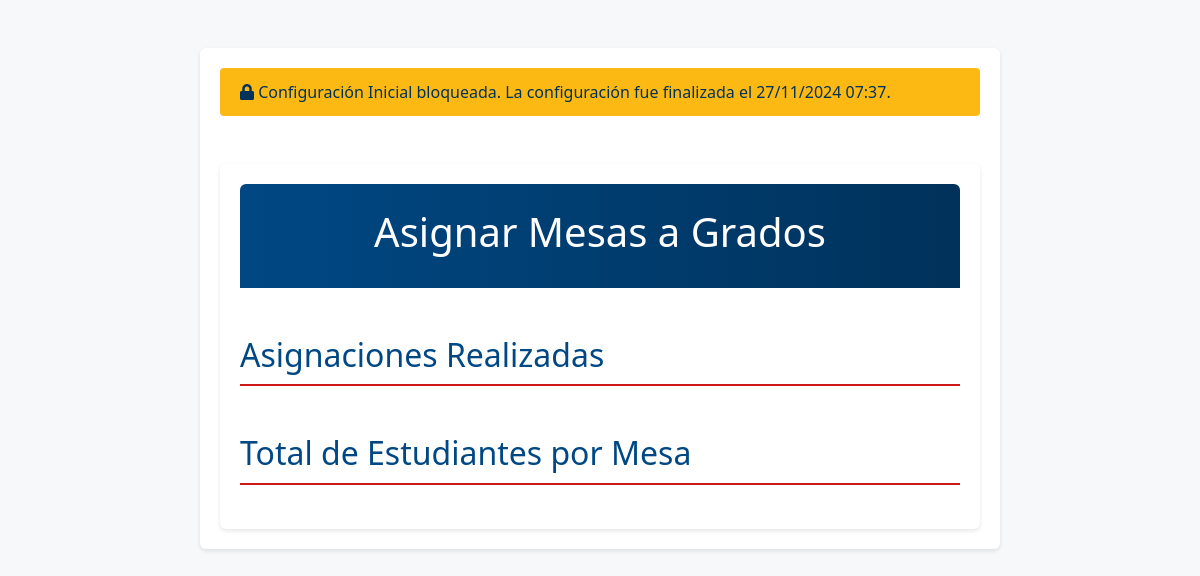
The app's page /asignar_mesas, older data.
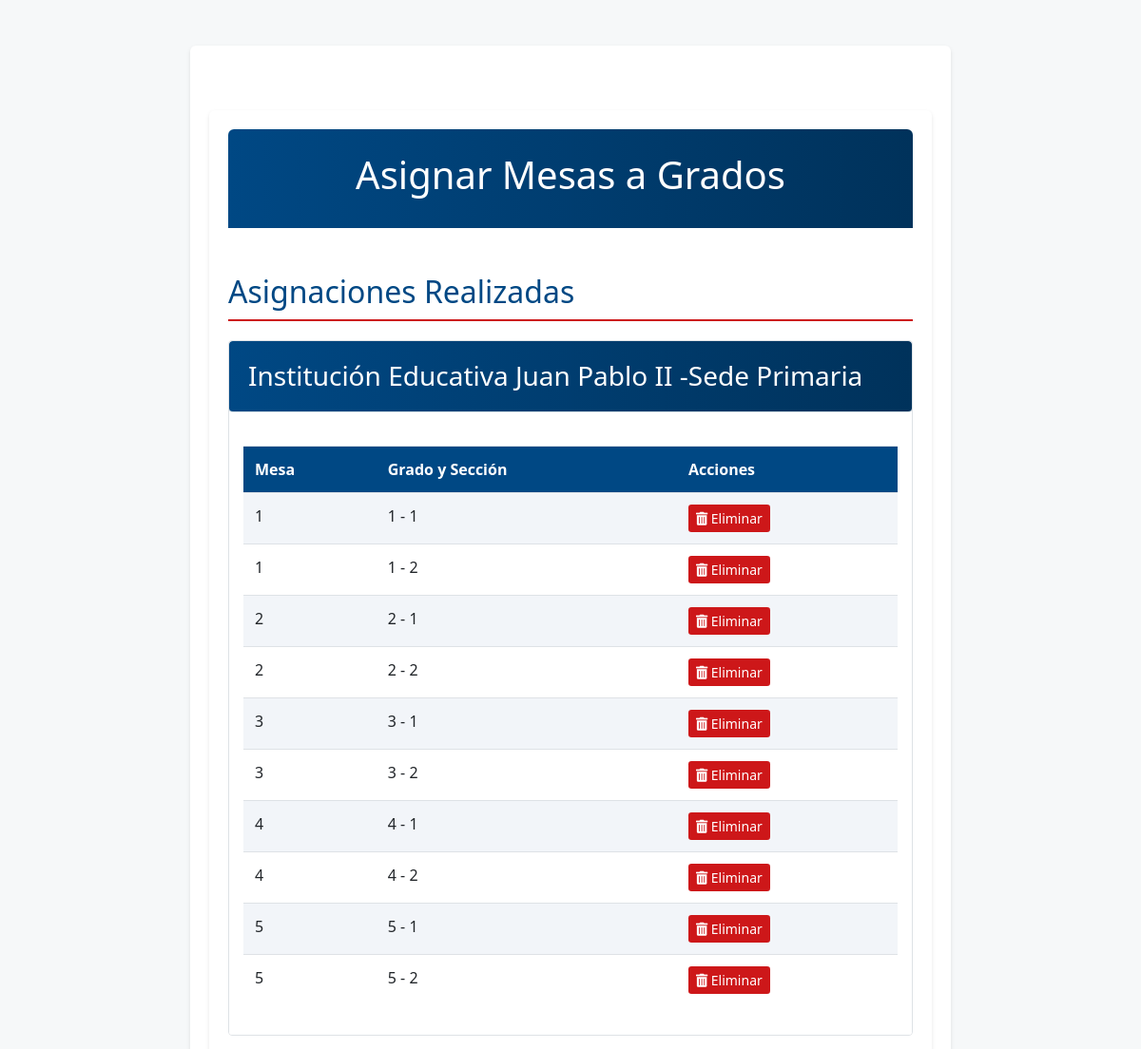
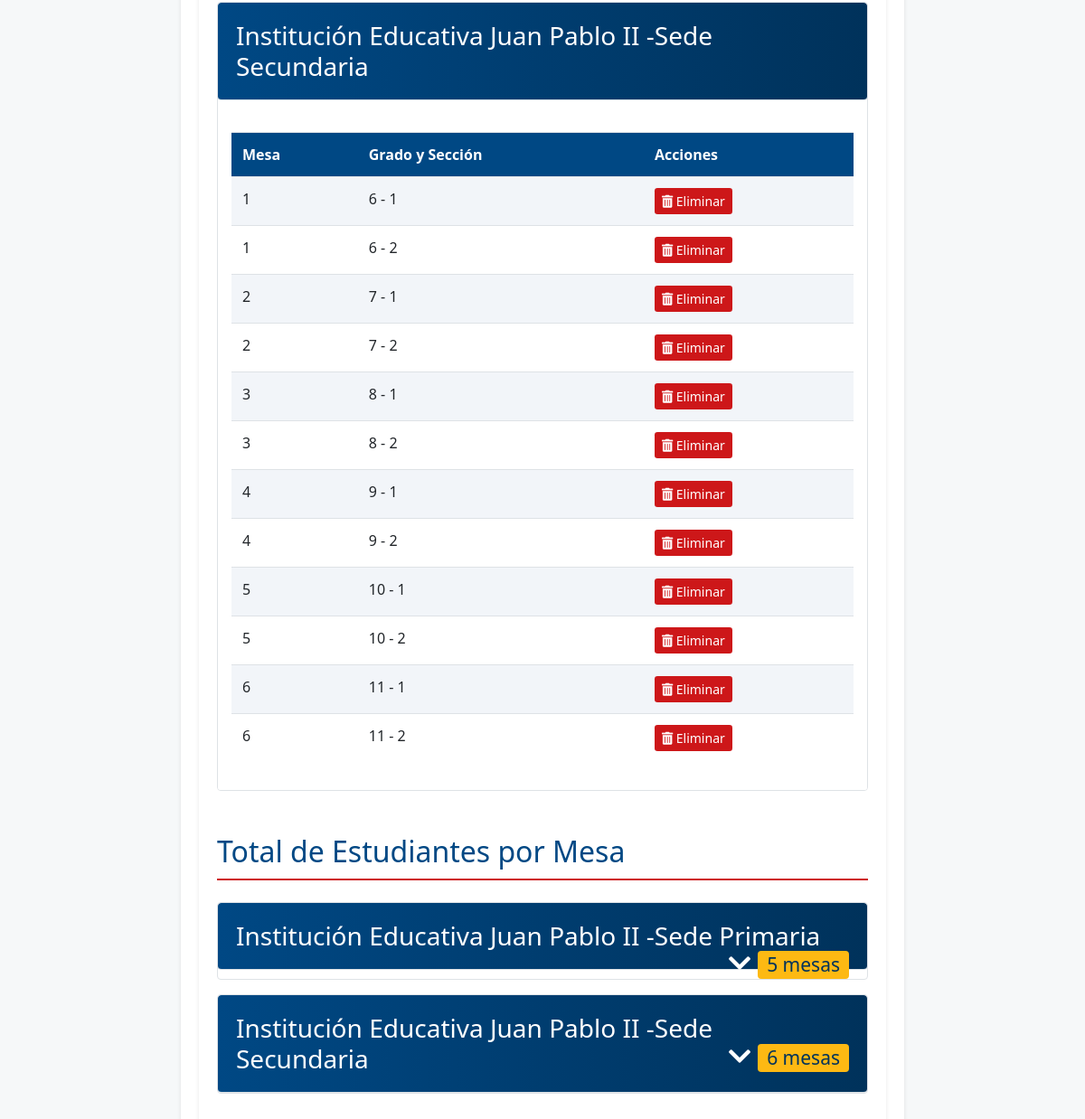
The same page, newer data (2 pictures, top to bottom).
### models.py (models this page shows)
class Sede(db.Model):
    id = db.Column(db.Integer, primary_key=True)
    nombre = db.Column(db.String(100), nullable=False)
    direccion = db.Column(db.String(200), nullable=False)
    estudiantes = db.relationship('Estudiante', back_populates='sede')
    mesas = db.relationship('Mesa', back_populates='sede', cascade='all, delete-orphan')
    asignaciones = db.relationship('AsignacionMesa', back_populates='sede')

class AsignacionMesa(db.Model):
    id = db.Column(db.Integer, primary_key=True)
    grado = db.Column(db.String(20), nullable=False)
    seccion = db.Column(db.String(10), nullable=False)
    mesa_numero = db.Column(db.String(20), nullable=False)
    sede_id = db.Column(db.Integer, db.ForeignKey('sede.id'), nullable=False)
    mesa_id = db.Column(db.Integer, db.ForeignKey('mesa.id'), nullable=False)
    sede = db.relationship('Sede', back_populates='asignaciones')
    mesa = db.relationship('Mesa', back_populates='asignaciones')

### routes/asignar_mesa_routes.py (the view, shortened to what this page needs)
@asignar_mesa_bp.route('/asignar_mesas', methods=['GET', 'POST'])
@verificar_acceso_ruta('asignar_mesa.asignar_mesas')
def asignar_mesas():
    grados_asignados = db.session.query(
        AsignacionMesa.grado, AsignacionMesa.seccion, AsignacionMesa.sede_id
    ).distinct().all()
    grados_secciones = db.session.query(
        (Estudiante.grado + ' - ' + Estudiante.seccion).label('grado_seccion'),
        Estudiante.sede_id
    ).distinct().all()
    grados_secciones = [
        gs for gs in grados_secciones
        if (gs.grado_seccion.split(' - ')[0], gs.grado_seccion.split(' - ')[1], gs.sede_id) not in grados_asignados
    ]
    sedes = Sede.query.all()
    mesas = Mesa.query.all()
    sedes_con_grados = [s for s in sedes if any(gs.sede_id == s.id for gs in grados_secciones)]
    asignaciones = []
    totales_por_mesa = {}  # Diccionario para almacenar totales por mesa
    for asignacion in AsignacionMesa.query.all():
        sede = Sede.query.get(asignacion.sede_id)
        total_estudiantes = Estudiante.query.filter_by(
            grado=asignacion.grado,
            seccion=asignacion.seccion,
            sede_id=asignacion.sede_id
        ).count()
        mesa_key = f"{sede.nombre}_{asignacion.mesa_numero}"
        if mesa_key not in totales_por_mesa:
            totales_por_mesa[mesa_key] = {
                'total': 0,
                'grados': [],
                'sede_id': asignacion.sede_id,
                'mesa_numero': asignacion.mesa_numero
            }
        totales_por_mesa[mesa_key]['total'] += total_estudiantes
        totales_por_mesa[mesa_key]['grados'].append(f"{asignacion.grado} - {asignacion.seccion}")
        asignaciones.append({
            'id': asignacion.id,
            'mesa_numero': asignacion.mesa_numero,
            'grado': asignacion.grado,
            'seccion': asignacion.seccion,
            'sede_nombre': sede.nombre,
            'total_estudiantes': total_estudiantes
        })
    return render_template('asignar_mesas.html',
                         sedes=sedes,
                         mesas=mesas,
                         grados_secciones=grados_secciones,
                         sedes_con_grados=sedes_con_grados,
                         asignaciones=asignaciones,
                         totales_por_mesa=totales_por_mesa)  # Agregamos los totales por mesa

### app.py (called while the page is built)
@app.context_processor
def inject_config():
    sistema_bloqueado = EventoCalendario.sistema_bloqueado()
    config = {
        'sistema_bloqueado': sistema_bloqueado,
        'calendario_bloqueado': sistema_bloqueado,
        'fase_actual': EventoCalendario.obtener_fase_actual(),
        'configuracion_finalizada': sistema_bloqueado,
        'fecha_finalizacion': datetime.now() if sistema_bloqueado else None
    }
    return {
        'config': config,
        'config_json': json.dumps(config, default=str)
    }

@app.context_processor
def utility_processor():
    return {
        'now': datetime.now
    }

### models.py (called while the page is built)
    @classmethod
    def sistema_bloqueado(cls):
        ultimo_evento = cls.query.order_by(cls.fecha_fin.desc()).first()
        if ultimo_evento:
            return datetime.now() > ultimo_evento.fecha_fin
        return False

    @classmethod
    def obtener_fase_actual(cls):
        ahora = datetime.now()
        for fase in range(1, 4):  # Asumiendo que hay 3 fases
            eventos = cls.query.filter_by(fase=fase).all()
            if any(evento.fecha_inicio <= ahora <= evento.fecha_fin for evento in eventos):
                return fase
        return 1  # Fase por defecto

### templates/asignar_mesas.html (shortened to what this page needs)
{% extends "base.html" %}
{% block content %}
<div class="container mt-5">
    <header class="text-center py-4" style="border-radius: 6px 6px 0 0;">
        <h1>Asignar Mesas a Grados</h1>
    </header>
    <div class="mt-5">
        <h2 class="asignaciones-header" style="color: var(--primary-color)">Asignaciones Realizadas</h2>
        <div class="asignaciones-accordion">
            {% for sede in sedes %}
            <div class="asignacion-sede-card mb-3">
                <div class="asignacion-sede-header"
                    style="background: linear-gradient(to right, var(--primary-color), var(--dark-blue));">
                    <h3 class="mb-0">
                        <a href="#" class="asignacion-sede-link" data-sede="{{ sede.nombre }}"
                            style="color: var(--white-color);">
                            {{ sede.nombre }}
                        </a>
                    </h3>
                </div>
                <div class="asignacion-sede-content">
                    <table class="table table-striped asignaciones-table">
                        <thead>
                            <tr>
                                <th>Mesa</th>
                                <th>Grado y Sección</th>
                                <th>Acciones</th>
                            </tr>
                        </thead>
                        <tbody>
                            {% for asignacion in asignaciones %}
                            {% if asignacion.sede_nombre == sede.nombre %}
                            <tr>
                                <td>{{ asignacion.mesa_numero }}</td>
                                <td>{{ asignacion.grado }} - {{ asignacion.seccion }}</td>
                                <td>
                                    <button type="button" class="btn btn-danger btn-sm btn-eliminar-asignacion"
                                        data-id="{{ asignacion.id }}">
                                        <i class="fas fa-trash-alt"></i> Eliminar
                                    </button>
                                </td>
                            </tr>
                            {% endif %}
                            {% endfor %}
                        </tbody>
                    </table>
                </div>
            </div>
            {% endfor %}
        </div>
        <h2 class="resumen-header mt-5 mb-4" style="color: var(--primary-color)">
            Total de Estudiantes por Mesa
        </h2>
        <div class="resumen-accordion">
            {% for sede in sedes %}
            <div class="resumen-sede-card mb-3">
                <div class="resumen-sede-header"
                    style="background: linear-gradient(to right, var(--primary-color), var(--dark-blue));">
                    <h3 class="mb-0">
                        <a href="#" class="resumen-sede-link" data-sede="{{ sede.nombre }}"
                            style="color: var(--white-color);">
                            {{ sede.nombre }}
                            <span class="badge float-right"
                                style="background-color: var(--highlight-color); color: var(--dark-blue);">
                                {{ mesas|selectattr('sede_id', 'equalto', sede.id)|list|length }} mesas
                            </span>
                            <i class="fas fa-chevron-down float-right mr-2"></i>
                        </a>
                    </h3>
                </div>
                                        {% set total_sede = namespace(count=0) %}
                                        {% for key, info in totales_por_mesa.items() %}
                                        {% if key.startswith(sede.nombre + '_') %}
                                        {% set total_sede.count = total_sede.count + info.total %}
                                        {% endif %}
                                        {% endfor %}
            </div>
            {% endfor %}
        </div>
    </div>
</div>
{% endblock %}

### templates/base.html (shortened to what this page needs)
<!DOCTYPE html>
<html lang="es">
<head>
    <link rel="stylesheet" href="https://stackpath.bootstrapcdn.com/bootstrap/4.3.1/css/bootstrap.min.css">
    <link rel="stylesheet" href="https://cdnjs.cloudflare.com/ajax/libs/toastr.js/latest/toastr.min.css">
    <link rel="stylesheet" href="https://cdnjs.cloudflare.com/ajax/libs/font-awesome/5.15.4/css/all.min.css">
    <link rel="stylesheet" href="{{ url_for('static', filename='css/main.css') }}">
</head>
<body>
    <div class="container mt-5">
        {% if config.configuracion_finalizada and request.endpoint != 'calendario.calendario_electoral' %}
        <div class="alert alert-warning" id="sistema-bloqueado-alert">
            <i class="fas fa-lock"></i> Configuración Inicial bloqueada.
            {% if config.fecha_finalizacion %}
            La configuración fue finalizada el {{ config.fecha_finalizacion.strftime('%d/%m/%Y %H:%M') }}.
            {% endif %}
        </div>
        {% endif %}
        {% block content %}{% endblock %}
    </div>
</body>
</html>

### static/css/main.css (style rules this page uses)
:root { --primary-color: #004884; --secondary-color: #CD1719; --background-color: #F6F8F9; --text-color: #4B4B4B; --white-color: #FFFFFF; --highlight-color: #FDB913; --accent-color: #31B44C; --dark-blue: #00325B; --light-gray: #E6EFFD; --chart-primary: rgba(0, 72, 132, 0.8); --chart-secondary: rgba(179, 20, 22, 0.8); --chart-highlight: rgba(255, 198, 41, 0.8); --chart-dark: rgba(0, 45, 82, 0.8); --chart-light: rgba(240, 240, 240, 0.8); --chart-border-primary: rgba(0, 72, 132, 1); --chart-border-secondary: rgba(179, 20, 22, 1); --chart-border-highlight: rgba(255, 198, 41, 1); --chart-border-dark: rgba(0, 45, 82, 1); --chart-border-light: rgba(240, 240, 240, 1); }
body { font-family: 'Segoe UI', Tahoma, Geneva, Verdana, sans-serif; background-color: var(--background-color); margin: 0; padding: 0; color: var(--text-color); }
.container { max-width: 800px; margin: 0 auto; padding: 20px; background-color: var(--white-color); box-shadow: 0 2px 4px rgba(0, 0, 0, 0.1); border-radius: 6px; }
header { background: linear-gradient(to right, var(--primary-color), var(--dark-blue)); color: var(--white-color); padding: 20px; text-align: center; width: 100%; }
.table th { background-color: var(--primary-color); color: var(--white-color); }
.asignaciones-table { margin-top: 20px; }
.asignaciones-header { color: var(--primary-color); margin: 30px 0 20px 0; padding-bottom: 10px; border-bottom: 2px solid var(--secondary-color); }
.asignacion-sede-card { border: 1px solid #dee2e6; border-radius: 4px; overflow: hidden; }
.asignacion-sede-header { background-color: var(--primary-color); padding: 10px 15px; border-bottom: 1px solid #dee2e6; }
.asignacion-sede-link { color: var(--primary-color); text-decoration: none; display: block; position: relative; padding: 5px; }
.asignacion-sede-content { padding: 15px; background-color: white; }
.resumen-header { color: var(--primary-color); margin: 30px 0 20px 0; padding-bottom: 10px; border-bottom: 2px solid var(--secondary-color); }
.resumen-sede-card { border: 1px solid #dee2e6; border-radius: 4px; overflow: hidden; }
.resumen-sede-header { background-color: var(--primary-color); padding: 10px 15px; border-bottom: 1px solid #dee2e6; }
.resumen-sede-link { color: var(--primary-color); text-decoration: none; display: block; position: relative; padding: 5px; }
.badge { background-color: var(--highlight-color); color: var(--dark-blue); padding: 5px 10px; border-radius: 4px; }
.table thead th { background-color: var(--primary-color); color: var(--white-color); border-bottom: none; }
.table-striped tbody tr:nth-of-type(odd) { background-color: rgba(0, 72, 132, 0.05); }
.btn-danger { background-color: var(--secondary-color); border-color: var(--secondary-color); }
.badge { padding: 8px 12px; border-radius: 4px; font-weight: 500; }
.asignacion-sede-header, .resumen-sede-header { background: linear-gradient(to right, var(--primary-color), var(--dark-blue)); padding: 15px; border-radius: 4px; }
.badge { background-color: var(--highlight-color); color: var(--dark-blue); padding: 5px 10px; border-radius: 4px; font-weight: 500; }
.btn-eliminar-asignacion { background-color: var(--secondary-color); color: var(--white-color); border: none; }
.badge { background-color: var(--highlight-color); color: var(--dark-blue); }

Row changes from the older to the newer data that the page shows:
added Sede: nombre "Institución Educativa Juan Pablo II -Sede Primaria", mesa_numero "1", grado "1", seccion "1", seccion "2", mesa_numero "2", grado "2", mesa_numero "3", grado "3", mesa_numero "4", grado "4", mesa_numero "5", grado "5", id "5"
added Sede: nombre "Institución Educativa Juan Pablo II -Sede Secundaria", mesa_numero "1", grado "6", seccion "1", seccion "2", mesa_numero "2", grado "7", mesa_numero "3", grado "8", mesa_numero "4", grado "9", mesa_numero "5" "5" "6" "6", seccion "1" "2" "1" "2", id "6"
added AsignacionMesa: grado "10"
added AsignacionMesa: grado "10"
added AsignacionMesa: grado "11"
added AsignacionMesa: grado "11"
Text that changed along with them:
{{ config.fecha_finalizacion.strftime('%d/%m/%Y %H:%M') }}: "27/11/2024 07:37" → (not shown)
text no longer shown: "Configuración Inicial bloqueada. La configuración fue finalizada el ."
